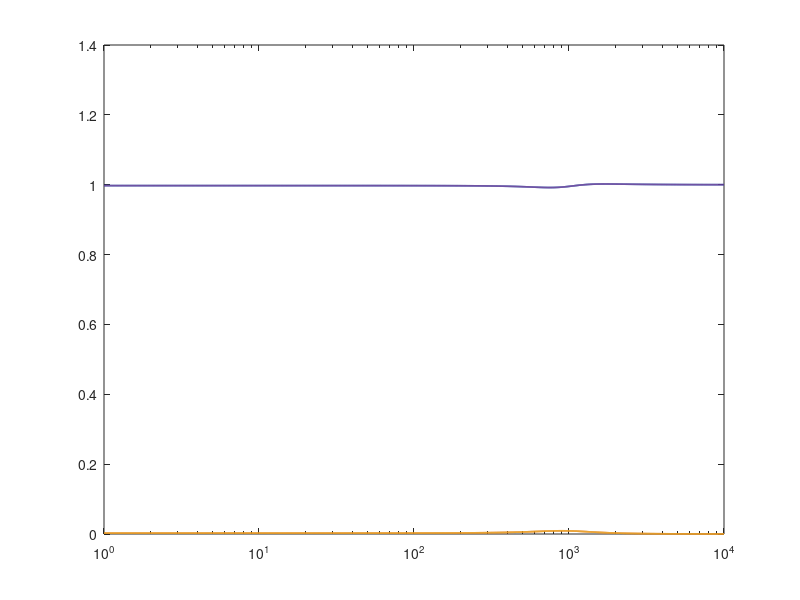

MATLAB code for this plot: (Note: this script raises an error after producing the figure.)
%% 跟网型变流器 i2 电流内环 PI 参数整定脚本
% 本脚本用于为当前GFL模型中的i2_d/i2_q电流内环整定PI参数。
%
% 建模范围：
% 1. 考虑LCL滤波器内部可量化的损耗，包括L1电阻、L2电阻、C串联电阻。
% 2. 不考虑网侧阻抗。
% 3. 不考虑 PWM 延时。
% 4. PI输出对应相对于PCC电压的增量逆变器电压指令，需配合前馈。
%
% 脚本流程：
% LCL小信号建模 -> 绘制RGA -> 判断D/Q配对 -> 选取Kp/Ki -> 验证闭环解耦

clear; clc; close all;

%% 1. LCL滤波器与整定目标参数
% 下列参数应与当前Simulink模型和Invert_Parameters.m保持一致。
L1   = 1e-3;   % 逆变器侧电感
R_L1 = 10;     % 逆变器侧电感串联电阻，同时用于模型中的电阻补偿项
L2   = 600e-6; % 网侧电感
R_L2 = 0.05;   % 网侧电感串联电阻
Cf   = 40e-6;  % 滤波电容
R_C  = 3;      % 电容支路串联阻尼电阻

fg = 50;       % 电网频率
w0 = 2*pi*fg;  % dq 坐标系同步角速度

target_bandwidth_hz = 20;     % 目标电流环交越频率
wc = 2*pi*target_bandwidth_hz; % 目标电流环交越角频率

% 手动Kp约束。
% 连续平均模型下pidtune可能给出Kp=0。为了更贴近开关模型中的实现，
% 此处默认强制Kp为一个正数，再重新计算Ki以保持目标交越频率。
use_manual_kp_constraint = logical(str2double('1'));
Kp_manual = 1;

% 是否绘制图形(在需要快速生图时建议关闭)。
show_rga_plots        = logical(str2double('1'));
show_validation_plots = logical(str2double('1'));

%% 2. 建立考虑内部损耗的连续时间LCL模型
% 状态变量：
%   x = [i1_d, i1_q, vc_d, vc_q, i2_d, i2_q]^T
%
% 输入变量：
%   u = [v_ctrl_d, v_ctrl_q]^T
%
% 输出变量：
%   y = [i2_d, i2_q]^T
%
% 电容支路按串联 R-C 支路处理。设 iC = i1 - i2，则 LCL 中点电压为：
%   v_mid = vC + R_C * (i1 - i2)
%
% dq 坐标系下额外包含同步旋转坐标引入的交叉耦合项。

A = [-(R_L1 + R_C)/L1,               w0, -1/L1,     0,           R_C/L1,                0;
                  -w0, -(R_L1 + R_C)/L1,     0, -1/L1,                0,           R_C/L1;
                 1/Cf,                0,     0,    w0,            -1/Cf,                0;
                    0,              1/Cf,  -w0,     0,                0,            -1/Cf;
               R_C/L2,                0,  1/L2,     0, -(R_L2 + R_C)/L2,               w0;
                    0,            R_C/L2,    0,  1/L2,              -w0, -(R_L2 + R_C)/L2];

B = [1/L1    0;
        0 1/L1;
        0    0;
        0    0;
        0    0;
        0    0];

Cout = [0 0 0 0 1 0;
        0 0 0 0 0 1];

D = zeros(2, 2);

G = ss(A, B, Cout, D);
G.InputName  = {'v_ctrl_d', 'v_ctrl_q'};
G.OutputName = {'i2_d', 'i2_q'};
G.StateName  = {'i1_d', 'i1_q', 'vc_d', 'vc_q', 'i2_d', 'i2_q'};

%% 3. 绘制RGA并判断D/Q轴配对
% RGA(Relative Gain Array，相对增益矩阵)用于判断多输入多输出系统中
% 输入与输出的配对关系。频域 RGA 定义为：
%   Lambda(jw) = G(jw).*transpose(inv(G(jw)))
%
% 若Lambda的对角元素接近1，非对角元素接近0，则说明采用
% v_ctrl_d -> i2_d、v_ctrl_q -> i2_q 的对角配对较合理；
% 此时可以使用D/Q两个相同的PI控制器形成对角控制器，实现近似解耦。

freq_hz    = logspace(0, 4, 2000);
w          = 2*pi*freq_hz;
rga_values = zeros(2, 2, numel(w));

for k = 1:numel(w)
    Gjw = squeeze(freqresp(G, w(k)));
    rga_values(:, :, k) = Gjw .* transpose(inv(Gjw));
end

G_wc   = squeeze(freqresp(G, wc));
rga_wc = G_wc.*transpose(inv(G_wc));

% 此处的score表示的是在指定带宽下的RGA矩阵相距单位矩阵的差距，因此越大越不解耦。
diag_pairing_score = abs(rga_wc(1,1)-1) + abs(rga_wc(2,2)-1) ...
                   + abs(rga_wc(1,2))   + abs(rga_wc(2,1));
cross_pairing_score = abs(rga_wc(1,2)-1) + abs(rga_wc(2,1)-1) ...
                    + abs(rga_wc(1,1))   + abs(rga_wc(2,2));

if diag_pairing_score <= cross_pairing_score
    selected_pairing = '对角配对：v_{ctrl,d}->i_{2,d}, v_{ctrl,q}->i_{2,q}';
else
    selected_pairing = '交叉配对：v_{ctrl,d}->i_{2,q}, v_{ctrl,q}->i_{2,d}';
end

fprintf('目标电流环带宽 = %.6g Hz\n', target_bandwidth_hz);
fprintf('\n目标带宽处的 RGA 矩阵 Lambda(jwc)：\n');
disp(rga_wc);
fprintf('  对角配对评分 = %.12g\n', diag_pairing_score);
fprintf('  交叉配对评分 = %.12g\n', cross_pairing_score);
fprintf('  建议配对方式 = %s\n', selected_pairing);

if show_rga_plots
    figure;
    semilogx(freq_hz, squeeze(abs(rga_values(1,1,:))), 'LineWidth', 1.2); hold on;
    semilogx(freq_hz, squeeze(abs(rga_values(1,2,:))), 'LineWidth', 1.2);
    semilogx(freq_hz, squeeze(abs(rga_values(2,1,:))), 'LineWidth', 1.2);
    semilogx(freq_hz, squeeze(abs(rga_values(2,2,:))), 'LineWidth', 1.2);
    xline(target_bandwidth_hz, '--', '目标带宽');
    grid on;
    xlabel('频率 / Hz');
    ylabel('RGA 元素幅值');
    legend('|lambda_{dd}|', '|lambda_{dq}|', '|lambda_{qd}|', '|lambda_{qq}|', ...
        'Location', 'best');
    title('RGA 元素随频率变化');
end

%% 4. 基于RGA配对选择D/Q轴PI参数
% 当前目标是通过D/Q两个相同的PI控制器形成对角控制器：
%   K(s) = diag(Kp + Ki/s, Kp + Ki/s)
%
% RGA若显示对角配对占优，则该控制器可以使d轴主要响应id_ref，
% q轴主要响应iq_ref，从而实现工程意义上的D/Q轴近似解耦。

[Cpi, info] = pidtune(G(1,1), 'PI', wc);
Kp_pidtune = Cpi.Kp;
Ki_pidtune = Cpi.Ki;

[plant_mag_wc, plant_phase_wc] = bode(G(1,1), wc);
plant_mag_wc = squeeze(plant_mag_wc);
plant_phase_wc = squeeze(plant_phase_wc);
required_controller_mag = 1 / plant_mag_wc;

if use_manual_kp_constraint
    if Kp_manual <= 0
        error('启用手动 Kp 约束时，Kp_manual 必须为正数。');
    end

    if Kp_manual >= required_controller_mag
        error(['Kp_manual = %.12g 对 %.6g Hz 目标带宽而言过大，', ...
               '应小于 %.12g。'], ...
               Kp_manual, target_bandwidth_hz, required_controller_mag);
    end

    Ki_manual = wc * sqrt(required_controller_mag^2 - Kp_manual^2);
    Cpi_suggested = pid(Kp_manual, Ki_manual);
    Kp_suggested = Kp_manual;
    Ki_suggested = Ki_manual;
else
    Ki_manual = NaN;
    Cpi_suggested = Cpi;
    Kp_suggested = Kp_pidtune;
    Ki_suggested = Ki_pidtune;
end

K_decouple = append(Cpi_suggested, Cpi_suggested);
K_decouple.InputName = {'e_d', 'e_q'};
K_decouple.OutputName = {'v_ctrl_d', 'v_ctrl_q'};

L_open = G * K_decouple;
T_closed = feedback(L_open, eye(2));
T_closed.InputName = {'i2_d_ref', 'i2_q_ref'};
T_closed.OutputName = {'i2_d', 'i2_q'};

[Gm_suggested, Pm_suggested, Wcg_suggested, Wcp_suggested] = margin(Cpi_suggested * G(1,1));

%% 5. 打印PI参数与解耦验证指标
fprintf('\n第三版 LCL 模型的 SISO pidtune 结果：\n');
fprintf('  Kp = %.12g\n', Kp_pidtune);
fprintf('  Ki = %.12g\n', Ki_pidtune);
fprintf('  实际交越角频率 = %.12g rad/s\n', info.CrossoverFrequency);
fprintf('  相位裕度       = %.12g deg\n', info.PhaseMargin);
fprintf('  |G(jwc)|       = %.12g\n', plant_mag_wc);
fprintf('  G(jwc) 相角    = %.12g deg\n', plant_phase_wc);

if use_manual_kp_constraint
    fprintf('\n加入手动 Kp 约束后的建议 PI 参数：\n');
    fprintf('  Kp_manual        = %.12g\n', Kp_manual);
    fprintf('  Ki_manual        = %.12g\n', Ki_manual);
    fprintf('  PI 零点频率      = %.12g Hz\n', Ki_manual / Kp_manual / (2*pi));
else
    fprintf('\n当前未启用手动 Kp 约束，直接采用 pidtune 结果。\n');
end

fprintf('\n建议写入 Simulink 参数脚本：\n');
fprintf('  CL.Kp = %.12g;\n', Kp_suggested);
fprintf('  CL.Ki = %.12g;\n', Ki_suggested);

fprintf('\n建议 PI 开环裕度：\n');
fprintf('  实际交越角频率   = %.12g rad/s\n', Wcp_suggested);
fprintf('  相位裕度         = %.12g deg\n', Pm_suggested);
fprintf('  增益裕度         = %.12g dB\n', 20*log10(Gm_suggested));
fprintf('  增益裕度对应频率 = %.12g rad/s\n', Wcg_suggested);

% 在目标频率处检查闭环传递矩阵的对角/非对角相对强弱。
T_wc = squeeze(freqresp(T_closed, wc));
closed_loop_coupling_ratio = max(abs([T_wc(1,2), T_wc(2,1)])) ...
                           / max(abs([T_wc(1,1), T_wc(2,2)]));
fprintf('\n目标带宽处闭环耦合指标：\n');
fprintf('  max(|非对角项|) / max(|对角项|) = %.12g\n', closed_loop_coupling_ratio);

%% 6. 可选验证图
% 第一幅图检查建议PI的SISO开环裕度；
% 第二幅图检查D/Q解耦后的闭环传递矩阵。

if show_validation_plots
    figure;
    margin(Cpi_suggested * G(1,1));
    grid on;
    title('建议 PI 的 d 轴开环裕度');

    figure;
    bodemag(T_closed(1,1), T_closed(1,2), T_closed(2,1), T_closed(2,2), w);
    grid on;
    legend('i_{2,d}/i_{2,d}^{ref}', 'i_{2,d}/i_{2,q}^{ref}', ...
           'i_{2,q}/i_{2,d}^{ref}', 'i_{2,q}/i_{2,q}^{ref}', ...
           'Location', 'best');
    title('D/Q 轴闭环解耦效果验证');
end
